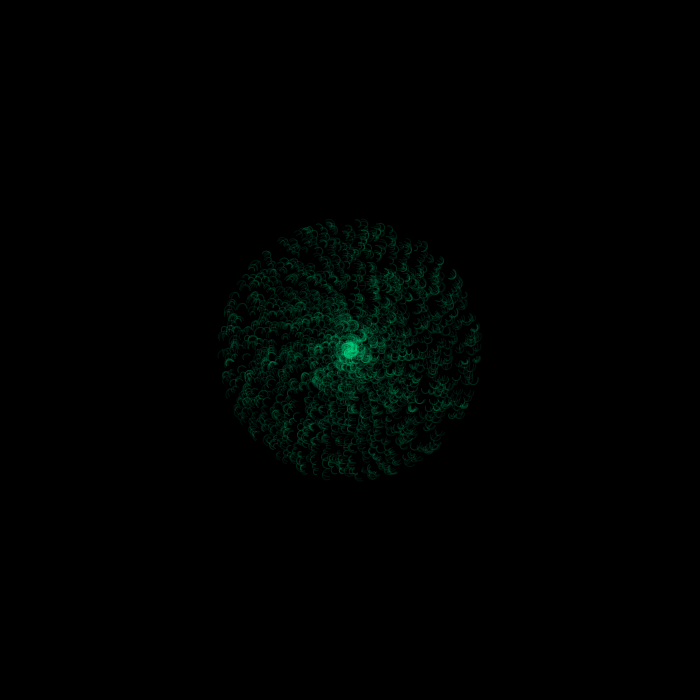
Frame 1 (no input)
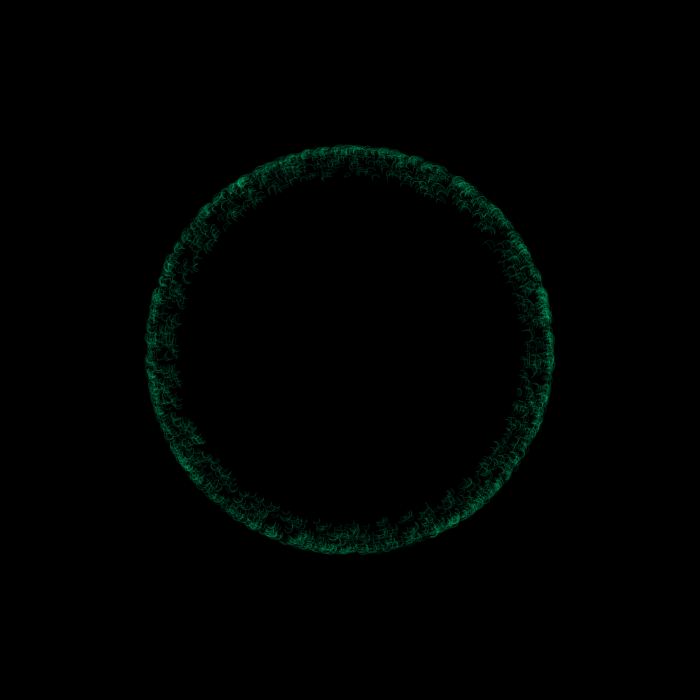
Frame 60 (the mouse pressed at the canvas centre just before this capture)
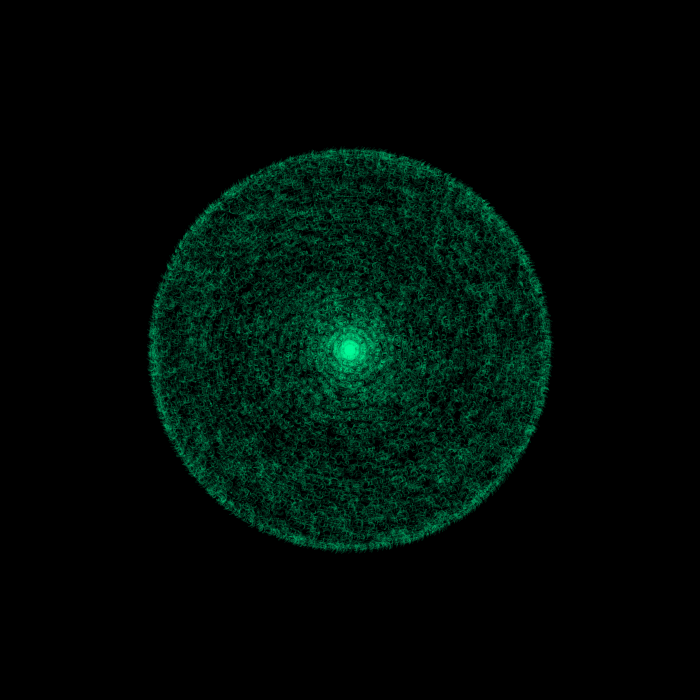
Frame 120 (the mouse held since frame 60 and released just before this capture)

The Processing sketch that drew these frames (run headless with seeded random() and noise(); from frame 60 on, the mouse is pressed at the canvas centre):

// Processing sketch: Sketch_52
// ── Sketch_52.pde
void setup() {
  size(700, 700);
  stroke(0, 255, 150, 20);
  frameRate(5);
}

void draw() { 
  
  noFill();
  background(0);
  translate(width/2, height/2);
  for (int i = 0; i < mouseX+20; i++) {
    for (float q = 1; q < 2; q+=0.01) {
   
      float x = sin(radians(i+frameCount+i))*200;
      float y = sin(radians(i+frameCount+i))*cos(radians(i+frameCount+i))*25;
      float s = cos(radians(i))*q*6;
       rotate (random(90));
       arc(x, y, random (s), s, -radians(i+frameCount*2), -radians(i+frameCount*2)+PI);
       arc(x, y, s, s, -radians(i+frameCount*2), -radians(i+frameCount*2)+PI); 
      
    }
  }
}
